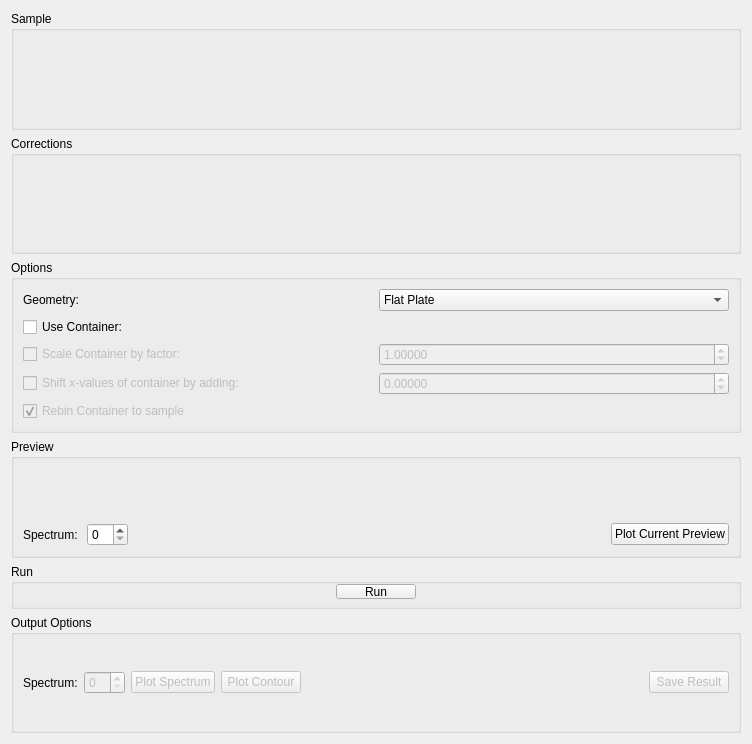
<?xml version="1.0" encoding="UTF-8"?>
<ui version="4.0">
 <class>ApplyAbsorptionCorrections</class>
 <widget class="QWidget" name="ApplyAbsorptionCorrections">
  <property name="geometry">
   <rect>
    <x>0</x>
    <y>0</y>
    <width>752</width>
    <height>744</height>
   </rect>
  </property>
  <property name="windowTitle">
   <string>Form</string>
  </property>
  <layout class="QVBoxLayout" name="verticalLayout_2">
   <item>
    <widget class="QGroupBox" name="gbInput">
     <property name="title">
      <string>Sample</string>
     </property>
     <layout class="QVBoxLayout" name="abscor_loInput">
      <item>
       <widget class="MantidQt::MantidWidgets::DataSelector" name="dsSample" native="true">
        <property name="sizePolicy">
         <sizepolicy hsizetype="Minimum" vsizetype="Fixed">
          <horstretch>0</horstretch>
          <verstretch>0</verstretch>
         </sizepolicy>
        </property>
        <property name="autoLoad" stdset="0">
         <bool>true</bool>
        </property>
        <property name="workspaceSuffixes" stdset="0">
         <stringlist>
          <string>_red</string>
          <string>_sqw</string>
         </stringlist>
        </property>
        <property name="fileBrowserSuffixes" stdset="0">
         <stringlist>
          <string>_red.nxs</string>
          <string>_sqw.nxs</string>
         </stringlist>
        </property>
        <property name="showLoad" stdset="0">
         <bool>false</bool>
        </property>
        <property name="ShowGroups" stdset="0">
         <bool>false</bool>
        </property>
       </widget>
      </item>
     </layout>
    </widget>
   </item>
   <item>
    <widget class="QGroupBox" name="gbCorrections">
     <property name="title">
      <string>Corrections</string>
     </property>
     <layout class="QVBoxLayout" name="verticalLayout_3">
      <item>
       <widget class="MantidQt::MantidWidgets::DataSelector" name="dsCorrections" native="true">
        <property name="enabled">
         <bool>true</bool>
        </property>
        <property name="sizePolicy">
         <sizepolicy hsizetype="Minimum" vsizetype="Fixed">
          <horstretch>0</horstretch>
          <verstretch>0</verstretch>
         </sizepolicy>
        </property>
        <property name="autoLoad" stdset="0">
         <bool>true</bool>
        </property>
        <property name="workspaceSuffixes" stdset="0">
         <stringlist>
          <string>_Corrections</string>
         </stringlist>
        </property>
        <property name="fileBrowserSuffixes" stdset="0">
         <stringlist>
          <string>_Corrections.nxs</string>
         </stringlist>
        </property>
        <property name="showLoad" stdset="0">
         <bool>false</bool>
        </property>
       </widget>
      </item>
     </layout>
    </widget>
   </item>
   <item>
    <widget class="QGroupBox" name="gbOptions">
     <property name="title">
      <string>Options</string>
     </property>
     <layout class="QGridLayout" name="gridLayout">
      <item row="3" column="1">
       <layout class="QHBoxLayout" name="loScaleFactor">
        <item>
         <widget class="QDoubleSpinBox" name="spCanScale">
          <property name="enabled">
           <bool>false</bool>
          </property>
          <property name="decimals">
           <number>5</number>
          </property>
          <property name="maximum">
           <double>999.990000000000009</double>
          </property>
          <property name="singleStep">
           <double>0.100000000000000</double>
          </property>
          <property name="value">
           <double>1.000000000000000</double>
          </property>
         </widget>
        </item>
       </layout>
      </item>
      <item row="1" column="1">
       <widget class="MantidQt::MantidWidgets::DataSelector" name="dsContainer" native="true">
        <property name="enabled">
         <bool>false</bool>
        </property>
        <property name="sizePolicy">
         <sizepolicy hsizetype="Minimum" vsizetype="Fixed">
          <horstretch>0</horstretch>
          <verstretch>0</verstretch>
         </sizepolicy>
        </property>
        <property name="autoLoad" stdset="0">
         <bool>true</bool>
        </property>
        <property name="workspaceSuffixes" stdset="0">
         <stringlist>
          <string>_red</string>
          <string>_sqw</string>
         </stringlist>
        </property>
        <property name="fileBrowserSuffixes" stdset="0">
         <stringlist>
          <string>_red.nxs</string>
          <string>_sqw.nxs</string>
         </stringlist>
        </property>
        <property name="showLoad" stdset="0">
         <bool>false</bool>
        </property>
        <property name="ShowGroups" stdset="0">
         <bool>false</bool>
        </property>
       </widget>
      </item>
      <item row="4" column="1">
       <layout class="QHBoxLayout" name="loShiftFactor">
        <item>
         <widget class="QDoubleSpinBox" name="spCanShift">
          <property name="enabled">
           <bool>false</bool>
          </property>
          <property name="decimals">
           <number>5</number>
          </property>
          <property name="minimum">
           <double>-999.990000000000009</double>
          </property>
          <property name="maximum">
           <double>999.990000000000009</double>
          </property>
          <property name="singleStep">
           <double>0.010000000000000</double>
          </property>
          <property name="value">
           <double>0.000000000000000</double>
          </property>
         </widget>
        </item>
       </layout>
      </item>
      <item row="3" column="0">
       <widget class="QCheckBox" name="ckScaleCan">
        <property name="enabled">
         <bool>false</bool>
        </property>
        <property name="text">
         <string>Scale Container by factor:</string>
        </property>
        <property name="checked">
         <bool>false</bool>
        </property>
       </widget>
      </item>
      <item row="0" column="1">
       <widget class="QComboBox" name="cbGeometry">
        <item>
         <property name="text">
          <string>Flat Plate</string>
         </property>
        </item>
        <item>
         <property name="text">
          <string>Cylinder</string>
         </property>
        </item>
        <item>
         <property name="text">
          <string>Annulus</string>
         </property>
        </item>
       </widget>
      </item>
      <item row="0" column="0">
       <widget class="QLabel" name="lbGeometry">
        <property name="text">
         <string>Geometry:</string>
        </property>
       </widget>
      </item>
      <item row="5" column="0">
       <widget class="QCheckBox" name="ckRebinContainer">
        <property name="enabled">
         <bool>false</bool>
        </property>
        <property name="text">
         <string>Rebin Container to sample</string>
        </property>
        <property name="checked">
         <bool>true</bool>
        </property>
       </widget>
      </item>
      <item row="4" column="0">
       <widget class="QCheckBox" name="ckShiftCan">
        <property name="enabled">
         <bool>false</bool>
        </property>
        <property name="text">
         <string>Shift x-values of container by adding:</string>
        </property>
        <property name="checked">
         <bool>false</bool>
        </property>
       </widget>
      </item>
      <item row="1" column="0">
       <widget class="QCheckBox" name="ckUseCan">
        <property name="text">
         <string>Use Container:</string>
        </property>
       </widget>
      </item>
     </layout>
    </widget>
   </item>
   <item>
    <widget class="QGroupBox" name="gbPreview">
     <property name="title">
      <string>Preview</string>
     </property>
     <layout class="QVBoxLayout" name="verticalLayout">
      <item>
       <widget class="MantidQt::MantidWidgets::PreviewPlot" name="ppPreview" native="true"/>
      </item>
      <item>
       <layout class="QHBoxLayout" name="horizontalLayout_2">
        <item>
         <widget class="QLabel" name="lbPreviewSpec">
          <property name="text">
           <string>Spectrum: </string>
          </property>
         </widget>
        </item>
        <item>
         <widget class="QSpinBox" name="spPreviewSpec"/>
        </item>
        <item>
         <spacer name="horizontalSpacer">
          <property name="orientation">
           <enum>Qt::Horizontal</enum>
          </property>
          <property name="sizeHint" stdset="0">
           <size>
            <width>40</width>
            <height>20</height>
           </size>
          </property>
         </spacer>
        </item>
        <item>
         <widget class="QPushButton" name="pbPlotPreview">
          <property name="text">
           <string>Plot Current Preview</string>
          </property>
         </widget>
        </item>
       </layout>
      </item>
     </layout>
    </widget>
   </item>
   <item>
    <widget class="QGroupBox" name="gbRun">
     <property name="minimumSize">
      <size>
       <width>0</width>
       <height>45</height>
      </size>
     </property>
     <property name="maximumSize">
      <size>
       <width>16777215</width>
       <height>45</height>
      </size>
     </property>
     <property name="title">
      <string>Run</string>
     </property>
     <layout class="QHBoxLayout" name="horizontalLayout_3">
      <property name="topMargin">
       <number>0</number>
      </property>
      <property name="bottomMargin">
       <number>7</number>
      </property>
      <item>
       <spacer name="horizontalSpacer_2">
        <property name="orientation">
         <enum>Qt::Horizontal</enum>
        </property>
        <property name="sizeHint" stdset="0">
         <size>
          <width>311</width>
          <height>20</height>
         </size>
        </property>
       </spacer>
      </item>
      <item>
       <widget class="QPushButton" name="pbRun">
        <property name="text">
         <string>Run</string>
        </property>
       </widget>
      </item>
      <item>
       <spacer name="horizontalSpacer_3">
        <property name="orientation">
         <enum>Qt::Horizontal</enum>
        </property>
        <property name="sizeHint" stdset="0">
         <size>
          <width>310</width>
          <height>20</height>
         </size>
        </property>
       </spacer>
      </item>
     </layout>
    </widget>
   </item>
   <item>
    <widget class="QGroupBox" name="gbOutput">
     <property name="title">
      <string>Output Options</string>
     </property>
     <layout class="QHBoxLayout" name="horizontalLayout">
      <item>
       <widget class="QLabel" name="lbPlotOutput">
        <property name="sizePolicy">
         <sizepolicy hsizetype="Maximum" vsizetype="Preferred">
          <horstretch>0</horstretch>
          <verstretch>0</verstretch>
         </sizepolicy>
        </property>
        <property name="text">
         <string>Spectrum:</string>
        </property>
       </widget>
      </item>
      <item>
       <widget class="QSpinBox" name="spSpectrum">
        <property name="enabled">
         <bool>false</bool>
        </property>
       </widget>
      </item>
      <item>
       <widget class="QPushButton" name="pbPlotSpectrum">
        <property name="enabled">
         <bool>false</bool>
        </property>
        <property name="text">
         <string>Plot Spectrum</string>
        </property>
       </widget>
      </item>
      <item>
       <widget class="QPushButton" name="pbPlotContour">
        <property name="enabled">
         <bool>false</bool>
        </property>
        <property name="text">
         <string>Plot Contour</string>
        </property>
       </widget>
      </item>
      <item>
       <spacer name="horizontalSpacer_1">
        <property name="orientation">
         <enum>Qt::Horizontal</enum>
        </property>
        <property name="sizeHint" stdset="0">
         <size>
          <width>40</width>
          <height>20</height>
         </size>
        </property>
       </spacer>
      </item>
      <item>
       <widget class="QPushButton" name="pbSave">
        <property name="enabled">
         <bool>false</bool>
        </property>
        <property name="text">
         <string>Save Result</string>
        </property>
       </widget>
      </item>
     </layout>
    </widget>
   </item>
  </layout>
 </widget>
 <customwidgets>
  <customwidget>
   <class>MantidQt::MantidWidgets::DataSelector</class>
   <extends>QWidget</extends>
   <header>MantidQtWidgets/Common/DataSelector.h</header>
  </customwidget>
  <customwidget>
   <class>MantidQt::MantidWidgets::PreviewPlot</class>
   <extends>QWidget</extends>
   <header>MantidQtWidgets/LegacyQwt/PreviewPlot.h</header>
   <container>1</container>
  </customwidget>
 </customwidgets>
 <resources/>
 <connections>
  <connection>
   <sender>ckUseCan</sender>
   <signal>toggled(bool)</signal>
   <receiver>ckScaleCan</receiver>
   <slot>setEnabled(bool)</slot>
   <hints>
    <hint type="sourcelabel">
     <x>50</x>
     <y>111</y>
    </hint>
    <hint type="destinationlabel">
     <x>61</x>
     <y>142</y>
    </hint>
   </hints>
  </connection>
  <connection>
   <sender>ckUseCan</sender>
   <signal>toggled(bool)</signal>
   <receiver>ckShiftCan</receiver>
   <slot>setEnabled(bool)</slot>
   <hints>
    <hint type="sourcelabel">
     <x>50</x>
     <y>111</y>
    </hint>
    <hint type="destinationlabel">
     <x>87</x>
     <y>196</y>
    </hint>
   </hints>
  </connection>
  <connection>
   <sender>ckScaleCan</sender>
   <signal>toggled(bool)</signal>
   <receiver>spCanScale</receiver>
   <slot>setEnabled(bool)</slot>
   <hints>
    <hint type="sourcelabel">
     <x>133</x>
     <y>143</y>
    </hint>
    <hint type="destinationlabel">
     <x>712</x>
     <y>164</y>
    </hint>
   </hints>
  </connection>
  <connection>
   <sender>ckShiftCan</sender>
   <signal>toggled(bool)</signal>
   <receiver>spCanShift</receiver>
   <slot>setEnabled(bool)</slot>
   <hints>
    <hint type="sourcelabel">
     <x>159</x>
     <y>196</y>
    </hint>
    <hint type="destinationlabel">
     <x>712</x>
     <y>199</y>
    </hint>
   </hints>
  </connection>
  <connection>
   <sender>ckUseCan</sender>
   <signal>toggled(bool)</signal>
   <receiver>dsContainer</receiver>
   <slot>setEnabled(bool)</slot>
   <hints>
    <hint type="sourcelabel">
     <x>119</x>
     <y>114</y>
    </hint>
    <hint type="destinationlabel">
     <x>784</x>
     <y>119</y>
    </hint>
   </hints>
  </connection>
  <connection>
   <sender>ckUseCan</sender>
   <signal>toggled(bool)</signal>
   <receiver>ckRebinContainer</receiver>
   <slot>setEnabled(bool)</slot>
   <hints>
    <hint type="sourcelabel">
     <x>250</x>
     <y>122</y>
    </hint>
    <hint type="destinationlabel">
     <x>201</x>
     <y>219</y>
    </hint>
   </hints>
  </connection>
 </connections>
</ui>
